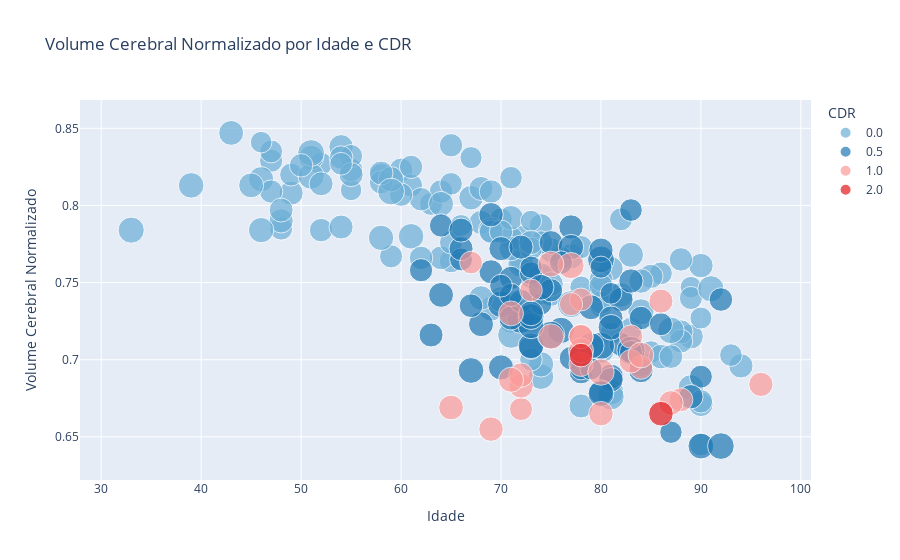

The notebook cell this image was saved under:
### Code cell
fig2 = px.scatter(
    data,
    x='Age',
    y='nWBV',
    color='CDR',
    size='eTIV',
    hover_name='ID',
    title='Volume Cerebral Normalizado por Idade e CDR',
    labels={'Age': 'Idade', 'nWBV': 'Volume Cerebral Normalizado', 'CDR': 'CDR'},
    color_discrete_sequence=['#6baed6', '#1f78b4', '#fb9a99', '#e31a1c']  
)

fig2.show()
st.plotly_chart(fig2, use_container_width=True)

### Figure 1 — Plotly figure (JSON) as saved in the notebook; plotly's stock layout.template omitted (floating-point values rounded to 4 significant figures; data arrays with more than 128 entries replaced by an {"elided": "..."} marker saying what was removed)
{"data": [{"hovertemplate": "<b>%{hovertext}</b><br><br>CDR=0.0<br>Idade=%{x}<br>Volume Cerebral Normalizado=%{y}<br>eTIV=%{marker.size}<extra></extra>", "hovertext": {"elided": "135 str values"}, "legendgroup": "0.0", "marker": {"color": "#6baed6", "size": {"elided": "135 int values"}, "sizemode": "area", "sizeref": 4.98, "symbol": "circle"}, "mode": "markers", "name": "0.0", "orientation": "v", "showlegend": true, "type": "scatter", "x": {"elided": "135 int values"}, "xaxis": "x", "y": {"elided": "135 float values"}, "yaxis": "y"}, {"hovertemplate": "<b>%{hovertext}</b><br><br>CDR=0.5<br>Idade=%{x}<br>Volume Cerebral Normalizado=%{y}<br>eTIV=%{marker.size}<extra></extra>", "hovertext": ["OAS1_0003_MR1", "OAS1_0015_MR1", "OAS1_0016_MR1", "OAS1_0021_MR1", "OAS1_0022_MR1", "OAS1_0023_MR1", "OAS1_0039_MR1", "OAS1_0041_MR1", "OAS1_0042_MR1", "OAS1_0046_MR1", "OAS1_0060_MR1", "OAS1_0066_MR1", "OAS1_0082_MR1", "OAS1_0084_MR1", "OAS1_0094_MR1", "OAS1_0098_MR1", "OAS1_0115_MR1", "OAS1_0120_MR1", "OAS1_0123_MR1", "OAS1_0124_MR1", "OAS1_0142_MR1", "OAS1_0143_MR1", "OAS1_0155_MR1", "OAS1_0158_MR1", "OAS1_0161_MR1", "OAS1_0164_MR1", "OAS1_0166_MR1", "OAS1_0179_MR1", "OAS1_0205_MR1", "OAS1_0210_MR1", "OAS1_0217_MR1", "OAS1_0226_MR1", "OAS1_0233_MR1", "OAS1_0238_MR1", "OAS1_0240_MR1", "OAS1_0243_MR1", "OAS1_0247_MR1", "OAS1_0263_MR1", "OAS1_0267_MR1", "OAS1_0272_MR1", "OAS1_0273_MR1", "OAS1_0286_MR1", "OAS1_0287_MR1", "OAS1_0288_MR1", "OAS1_0290_MR1", "OAS1_0298_MR1", "OAS1_0300_MR1", "OAS1_0304_MR1", "OAS1_0307_MR1", "OAS1_0312_MR1", "OAS1_0315_MR1", "OAS1_0329_MR1", "OAS1_0335_MR1", "OAS1_0339_MR1", "OAS1_0352_MR1", "OAS1_0362_MR1", "OAS1_0374_MR1", "OAS1_0380_MR1", "OAS1_0390_MR1", "OAS1_0400_MR1", "OAS1_0402_MR1", "OAS1_0411_MR1", "OAS1_0418_MR1", "OAS1_0432_MR1", "OAS1_0440_MR1", "OAS1_0441_MR1", "OAS1_0447_MR1", "OAS1_0451_MR1", "OAS1_0453_MR1", "OAS1_0454_MR1"], "legendgroup": "0.5", "marker": {"color": "#1f78b4", "size": [1454, 1738, 1477, 1794, 1447, 1420, 1463, 1350, 1854, 1351, 1564, 1309, 1407, 1453, 1447, 1653, 1911, 1796, 1282, 1661, 1581, 1446, 1359, 1556, 1390, 1495, 1475, 1250, 1891, 1676, 1393, 1668, 1376, 1484, 1171, 1547, 1307, 1722, 1506, 1355, 1480, 1476, 1194, 1461, 1992, 1354, 1556, 1497, 1399, 1311, 1604, 1209, 1654, 1211, 1174, 1439, 1238, 1313, 1480, 1774, 1350, 1346, 1659, 1453, 1320, 1647, 1388, 1687, 1295, 1536], "sizemode": "area", "sizeref": 4.98, "symbol": "circle"}, "mode": "markers", "name": "0.5", "orientation": "v", "showlegend": true, "type": "scatter", "x": [73, 76, 82, 80, 69, 82, 70, 62, 80, 64, 79, 66, 75, 81, 66, 67, 72, 70, 83, 73, 70, 66, 71, 81, 84, 81, 80, 87, 75, 73, 78, 90, 77, 77, 74, 64, 90, 79, 80, 75, 89, 83, 78, 71, 83, 72, 68, 84, 67, 73, 77, 80, 80, 79, 81, 63, 73, 83, 69, 92, 76, 71, 74, 72, 86, 81, 92, 73, 70, 73], "xaxis": "x", "y": [0.708, 0.719, 0.739, 0.765, 0.757, 0.71, 0.772, 0.758, 0.709, 0.787, 0.734, 0.765, 0.776, 0.727, 0.772, 0.693, 0.726, 0.736, 0.797, 0.709, 0.695, 0.784, 0.753, 0.689, 0.727, 0.687, 0.771, 0.653, 0.716, 0.722, 0.692, 0.644, 0.701, 0.786, 0.736, 0.742, 0.689, 0.709, 0.679, 0.745, 0.676, 0.751, 0.694, 0.727, 0.706, 0.738, 0.723, 0.693, 0.735, 0.756, 0.773, 0.76, 0.678, 0.694, 0.743, 0.716, 0.76, 0.705, 0.794, 0.644, 0.763, 0.742, 0.747, 0.773, 0.723, 0.721, 0.739, 0.728, 0.748, 0.73], "yaxis": "y"}, {"hovertemplate": "<b>%{hovertext}</b><br><br>CDR=1.0<br>Idade=%{x}<br>Volume Cerebral Normalizado=%{y}<br>eTIV=%{marker.size}<extra></extra>", "hovertext": ["OAS1_0028_MR1", "OAS1_0031_MR1", "OAS1_0035_MR1", "OAS1_0052_MR1", "OAS1_0053_MR1", "OAS1_0056_MR1", "OAS1_0067_MR1", "OAS1_0073_MR1", "OAS1_0122_MR1", "OAS1_0134_MR1", "OAS1_0137_MR1", "OAS1_0184_MR1", "OAS1_0185_MR1", "OAS1_0223_MR1", "OAS1_0268_MR1", "OAS1_0269_MR1", "OAS1_0278_MR1", "OAS1_0291_MR1", "OAS1_0316_MR1", "OAS1_0373_MR1", "OAS1_0382_MR1", "OAS1_0388_MR1", "OAS1_0399_MR1", "OAS1_0405_MR1", "OAS1_0424_MR1", "OAS1_0425_MR1", "OAS1_0430_MR1", "OAS1_0452_MR1"], "legendgroup": "1.0", "marker": {"color": "#fb9a99", "size": [1449, 1419, 1402, 1462, 1384, 1324, 1549, 1495, 1377, 1494, 1499, 1521, 1314, 1641, 1491, 1489, 1465, 1274, 1493, 1732, 1288, 1350, 1569, 1713, 1613, 1461, 1562, 1656], "sizemode": "area", "sizeref": 4.98, "symbol": "circle"}, "mode": "markers", "name": "1.0", "orientation": "v", "showlegend": true, "type": "scatter", "x": [86, 88, 84, 78, 83, 72, 71, 69, 83, 80, 87, 65, 78, 84, 78, 72, 96, 73, 72, 80, 67, 77, 78, 77, 75, 78, 71, 75], "xaxis": "x", "y": [0.738, 0.674, 0.695, 0.697, 0.699, 0.668, 0.73, 0.655, 0.715, 0.665, 0.672, 0.669, 0.739, 0.703, 0.715, 0.683, 0.684, 0.745, 0.69, 0.692, 0.763, 0.736, 0.706, 0.761, 0.715, 0.715, 0.687, 0.762], "yaxis": "y"}, {"hovertemplate": "<b>%{hovertext}</b><br><br>CDR=2.0<br>Idade=%{x}<br>Volume Cerebral Normalizado=%{y}<br>eTIV=%{marker.size}<extra></extra>", "hovertext": ["OAS1_0308_MR1", "OAS1_0351_MR1"], "legendgroup": "2.0", "marker": {"color": "#e31a1c", "size": [1401, 1512], "sizemode": "area", "sizeref": 4.98, "symbol": "circle"}, "mode": "markers", "name": "2.0", "orientation": "v", "showlegend": true, "type": "scatter", "x": [78, 86], "xaxis": "x", "y": [0.703, 0.665], "yaxis": "y"}], "layout": {"legend": {"itemsizing": "constant", "title": {"text": "CDR"}, "tracegroupgap": 0}, "title": {"text": "Volume Cerebral Normalizado por Idade e CDR"}, "xaxis": {"anchor": "y", "domain": [0, 1], "title": {"text": "Idade"}}, "yaxis": {"anchor": "x", "domain": [0, 1], "title": {"text": "Volume Cerebral Normalizado"}}}}
